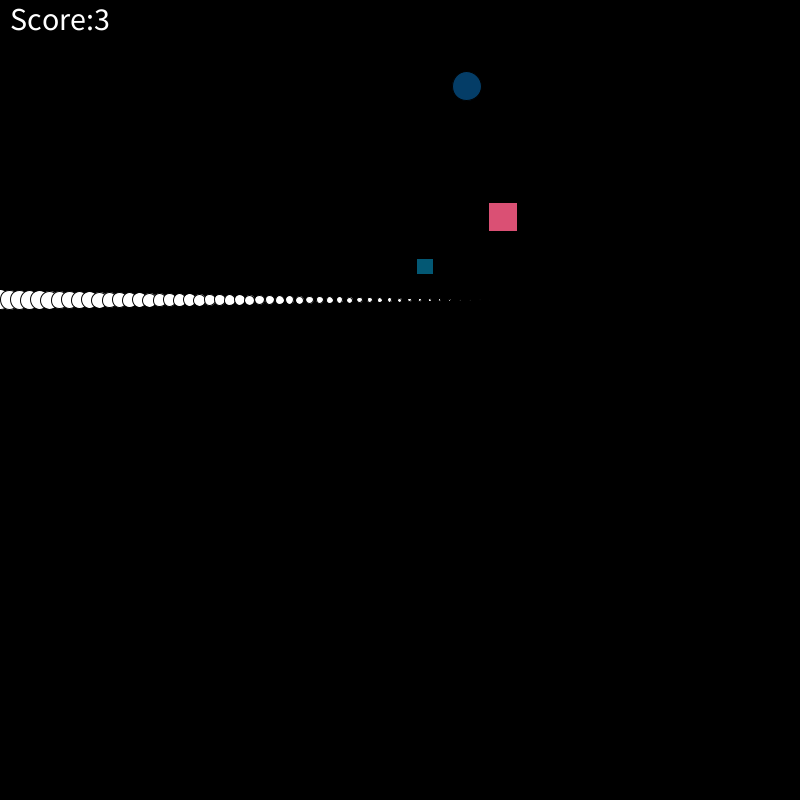
Frame 1 (no input)
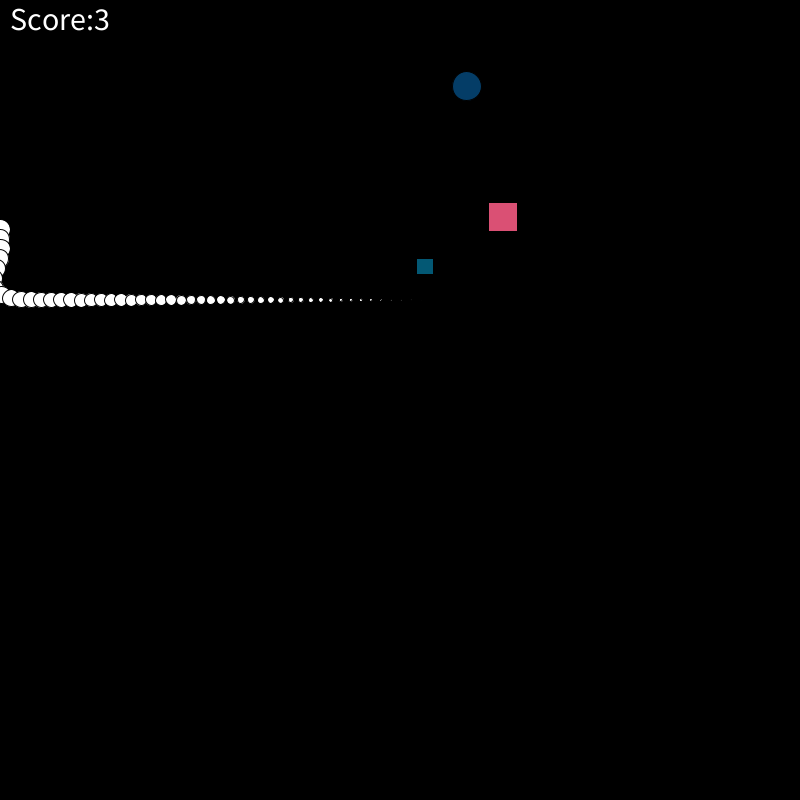
Frame 60 (the mouse pressed at the canvas centre just before this capture)
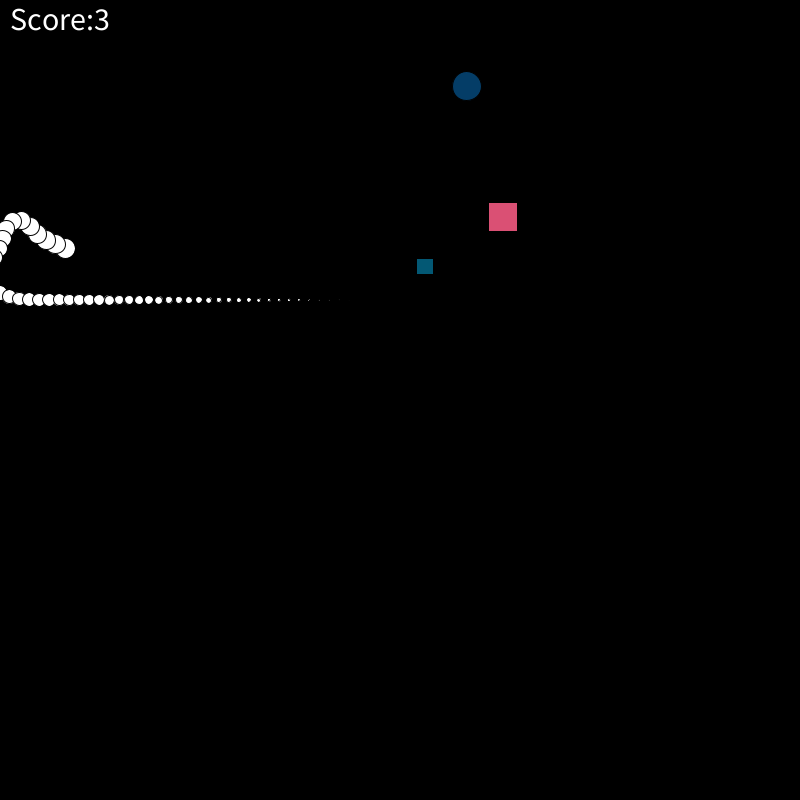
Frame 120 (the mouse held since frame 60 and released just before this capture)

The Processing sketch that drew these frames (run headless with seeded random() and noise(); from frame 60 on, the mouse is pressed at the canvas centre):

// Processing sketch: SnakeGame
// ── SnakeGame.pde

color colr=255;
float len=150;
int space=20;
//int j=0;
Snake[] s=new Snake[50];
ArrayList<Food> f=new ArrayList<Food>();
PVector prev;
float mass=20;
void setup() {
  size(800, 800);
  for (int i =0; i<3; i++) {
    f.add(new Food(random(10, 750), random(10, 750), random(15, 30), (int)random(0, 3)));
  }

  for (int i =0; i<s.length; i++) {
    s[i]=new Snake(i*10, 300, mass);
    mass-=.4;
  }
}
void draw() {
  background(0);
  textSize(32);
  fill(255);
  if (f.size()==0)
    text("You won THE GAME", (width/2)-100, height/2);
  else
    text("Score:"+f.size(), 10, 30); 
  for (int j =0; j<s.length; j++) {
    if (j==0) {
      s[j].update();
      prev=s[j].head.copy();
      for (int i =0; i<f.size(); i++) {
        if (!s[0].isFoodEatten(f.get(i).location)) {
          f.get(i).display();
        } else {
          colr=color(f.get(i).r, f.get(i).g, f.get(i).b);
          f.remove(i);
        }
      }
    } else {
      s[j].update(prev);
      prev=s[j].head.copy();
    }
    s[j].colr=colr;
    s[j].display();
  }
}

// ── Mouse.pde
static class Mouse {
  
  
  static PVector getDirection(float x,float y,PVector other){
    PVector location=new PVector(x,y);
  location.sub(other);
  location.normalize();  
  location.mult(.22);
  return location;
  }
  
   static PVector getDirection(PVector location,PVector other){    
  location.sub(other);
  location.normalize();  
  location.mult(.2);
  return location;
  }


}

// ── Snake.pde
class Snake
{  
  PVector head;   
  float mass;  
  PVector acc;
  PVector vel;
  color colr;

  Snake(float _x, float _y,  float _m) {    
    head=new PVector(_x, _y);
    acc=new PVector(0, 0);
    vel=new PVector(0, 0);
    mass=_m;
    colr=255;
  }
  void update() {
    PVector dir=Mouse.getDirection(mouseX, mouseY, head);
   //head.add(vel.add(acc.add(dir)));
   head.add(vel.add((dir)));
   vel.limit(1);
   acc.mult(0);
  }
  void update(PVector prev) {
    PVector dir=Mouse.getDirection(prev,head);
   //head.add(vel.add(acc.add(dir)));
   head.add(vel.add((dir)));
   vel.limit(1);
   acc.mult(0);
  }
  void display() {   
    fill(colr);
    println(colr);
    ellipse(head.x, head.y, mass, mass);
  }
  boolean isFoodEatten(PVector food)
  {    
  if(PVector.dist(head,food)<10){
  return true;
  }
  return false;
  }
}

// ── food.pde
class Food
{
  PVector location;
  int shape=1;
  int r;
  int g;
  int b;
  float mass;
  Food(float _x, float _y, float _m, int _s) {
    location=new PVector(_x, _y);
    mass=_m;
    r=(int)random(255);
    g=(int)random(255);
    b=(int)random(255);
    shape=_s;
  }

  void display() {
    stroke(0);
    fill(color(r, g, b));
    if (shape==1)
      ellipse(location.x, location.y, mass, mass);
    else if (shape==2)
      ellipse(location.x, location.y, mass, mass/2);
    else
      rect(location.x, location.y, mass, mass);
  }
}
